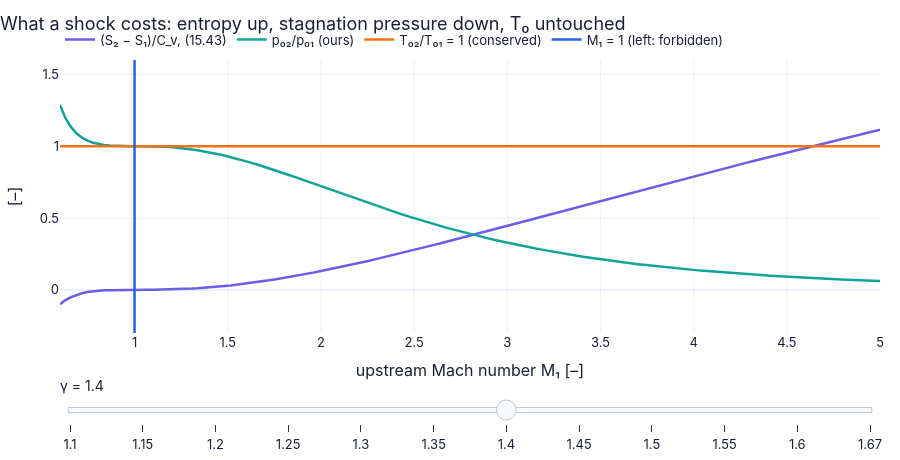

The notebook cell saved with this chart:
### Markdown cell above
**From scratch — three routes, one number.** The entropy change from the Ch. 1 formula (`TH`), the
stagnation-pressure ratio as a chain of three static/stagnation ratios, and $e^{-\Delta S/R}$: all equal the library's.

### Code cell
M1 = np.linspace(0.6, 5.0, 150)                              # upstream Mach numbers
gammas = [1.1, 1.15, 1.2, 1.25, 1.3, 1.35, 1.4, 1.45, 1.5, 1.55, 1.6, 5 / 3]                         # gamma slider
fig = slider_figure(lambda g: {"(S₂ − S₁)/C_v, (15.43)": (M1, GD.normal_shock_entropy(M1, g)),   # entropy jump
                               "p₀₂/p₀₁ (ours)": (M1, GD.normal_shock_stagnation_pressure_ratio(M1, g)),   # surviving stagnation pressure
                               "T₀₂/T₀₁ = 1 (conserved)": (M1, np.ones_like(M1)),   # flat: energy is conserved
                               "M₁ = 1 (left: forbidden)": ([1.0, 1.0], [-0.3, 1.6])},   # a vertical marker
                    "γ", gammas, xlabel="upstream Mach number M₁ [–]", ylabel="[–]",   # slider over gamma
                    title="What a shock costs: entropy up, stagnation pressure down, T₀ untouched", yrange=[-0.3, 1.6],   # the message
                    active=gammas.index(1.4))                # open on air, gamma = 1.4
fig.show()   # display

### Figure 1 — Plotly figure (JSON) as saved in the notebook; plotly's stock layout.template omitted (floating-point values rounded to 4 significant figures; data arrays with more than 128 entries replaced by an {"elided": "..."} marker saying what was removed)
{"data": [{"hovertemplate": "(S₂ − S₁)/C_v, (15.43): %{y:.4g}<extra>γ = 1.1 </extra>", "line": {"color": "#6c5ce7", "width": 2.5}, "mode": "lines", "name": "(S₂ − S₁)/C_v, (15.43)", "type": "scatter", "visible": false, "x": {"elided": "150 float values"}, "y": {"elided": "150 float values"}}, {"hovertemplate": "p₀₂/p₀₁ (ours): %{y:.4g}<extra>γ = 1.1 </extra>", "line": {"color": "#0fa39c", "width": 2.5}, "mode": "lines", "name": "p₀₂/p₀₁ (ours)", "type": "scatter", "visible": false, "x": {"elided": "150 float values"}, "y": {"elided": "150 float values"}}, {"hovertemplate": "T₀₂/T₀₁ = 1 (conserved): %{y:.4g}<extra>γ = 1.1 </extra>", "line": {"color": "#f97316", "width": 2.5}, "mode": "lines", "name": "T₀₂/T₀₁ = 1 (conserved)", "type": "scatter", "visible": false, "x": {"elided": "150 float values"}, "y": {"elided": "150 float values"}}, {"hovertemplate": "M₁ = 1 (left: forbidden): %{y:.4g}<extra>γ = 1.1 </extra>", "line": {"color": "#2563eb", "width": 2.5}, "mode": "lines", "name": "M₁ = 1 (left: forbidden)", "type": "scatter", "visible": false, "x": [1.0, 1.0], "y": [-0.3, 1.6]}, {"hovertemplate": "(S₂ − S₁)/C_v, (15.43): %{y:.4g}<extra>γ = 1.15 </extra>", "line": {"color": "#6c5ce7", "width": 2.5}, "mode": "lines", "name": "(S₂ − S₁)/C_v, (15.43)", "type": "scatter", "visible": false, "x": {"elided": "150 float values"}, "y": {"elided": "150 float values"}}, {"hovertemplate": "p₀₂/p₀₁ (ours): %{y:.4g}<extra>γ = 1.15 </extra>", "line": {"color": "#0fa39c", "width": 2.5}, "mode": "lines", "name": "p₀₂/p₀₁ (ours)", "type": "scatter", "visible": false, "x": {"elided": "150 float values"}, "y": {"elided": "150 float values"}}, {"hovertemplate": "T₀₂/T₀₁ = 1 (conserved): %{y:.4g}<extra>γ = 1.15 </extra>", "line": {"color": "#f97316", "width": 2.5}, "mode": "lines", "name": "T₀₂/T₀₁ = 1 (conserved)", "type": "scatter", "visible": false, "x": {"elided": "150 float values"}, "y": {"elided": "150 float values"}}, {"hovertemplate": "M₁ = 1 (left: forbidden): %{y:.4g}<extra>γ = 1.15 </extra>", "line": {"color": "#2563eb", "width": 2.5}, "mode": "lines", "name": "M₁ = 1 (left: forbidden)", "type": "scatter", "visible": false, "x": [1.0, 1.0], "y": [-0.3, 1.6]}, {"hovertemplate": "(S₂ − S₁)/C_v, (15.43): %{y:.4g}<extra>γ = 1.2 </extra>", "line": {"color": "#6c5ce7", "width": 2.5}, "mode": "lines", "name": "(S₂ − S₁)/C_v, (15.43)", "type": "scatter", "visible": false, "x": {"elided": "150 float values"}, "y": {"elided": "150 float values"}}, {"hovertemplate": "p₀₂/p₀₁ (ours): %{y:.4g}<extra>γ = 1.2 </extra>", "line": {"color": "#0fa39c", "width": 2.5}, "mode": "lines", "name": "p₀₂/p₀₁ (ours)", "type": "scatter", "visible": false, "x": {"elided": "150 float values"}, "y": {"elided": "150 float values"}}, {"hovertemplate": "T₀₂/T₀₁ = 1 (conserved): %{y:.4g}<extra>γ = 1.2 </extra>", "line": {"color": "#f97316", "width": 2.5}, "mode": "lines", "name": "T₀₂/T₀₁ = 1 (conserved)", "type": "scatter", "visible": false, "x": {"elided": "150 float values"}, "y": {"elided": "150 float values"}}, {"hovertemplate": "M₁ = 1 (left: forbidden): %{y:.4g}<extra>γ = 1.2 </extra>", "line": {"color": "#2563eb", "width": 2.5}, "mode": "lines", "name": "M₁ = 1 (left: forbidden)", "type": "scatter", "visible": false, "x": [1.0, 1.0], "y": [-0.3, 1.6]}, {"hovertemplate": "(S₂ − S₁)/C_v, (15.43): %{y:.4g}<extra>γ = 1.25 </extra>", "line": {"color": "#6c5ce7", "width": 2.5}, "mode": "lines", "name": "(S₂ − S₁)/C_v, (15.43)", "type": "scatter", "visible": false, "x": {"elided": "150 float values"}, "y": {"elided": "150 float values"}}, {"hovertemplate": "p₀₂/p₀₁ (ours): %{y:.4g}<extra>γ = 1.25 </extra>", "line": {"color": "#0fa39c", "width": 2.5}, "mode": "lines", "name": "p₀₂/p₀₁ (ours)", "type": "scatter", "visible": false, "x": {"elided": "150 float values"}, "y": {"elided": "150 float values"}}, {"hovertemplate": "T₀₂/T₀₁ = 1 (conserved): %{y:.4g}<extra>γ = 1.25 </extra>", "line": {"color": "#f97316", "width": 2.5}, "mode": "lines", "name": "T₀₂/T₀₁ = 1 (conserved)", "type": "scatter", "visible": false, "x": {"elided": "150 float values"}, "y": {"elided": "150 float values"}}, {"hovertemplate": "M₁ = 1 (left: forbidden): %{y:.4g}<extra>γ = 1.25 </extra>", "line": {"color": "#2563eb", "width": 2.5}, "mode": "lines", "name": "M₁ = 1 (left: forbidden)", "type": "scatter", "visible": false, "x": [1.0, 1.0], "y": [-0.3, 1.6]}, {"hovertemplate": "(S₂ − S₁)/C_v, (15.43): %{y:.4g}<extra>γ = 1.3 </extra>", "line": {"color": "#6c5ce7", "width": 2.5}, "mode": "lines", "name": "(S₂ − S₁)/C_v, (15.43)", "type": "scatter", "visible": false, "x": {"elided": "150 float values"}, "y": {"elided": "150 float values"}}, {"hovertemplate": "p₀₂/p₀₁ (ours): %{y:.4g}<extra>γ = 1.3 </extra>", "line": {"color": "#0fa39c", "width": 2.5}, "mode": "lines", "name": "p₀₂/p₀₁ (ours)", "type": "scatter", "visible": false, "x": {"elided": "150 float values"}, "y": {"elided": "150 float values"}}, {"hovertemplate": "T₀₂/T₀₁ = 1 (conserved): %{y:.4g}<extra>γ = 1.3 </extra>", "line": {"color": "#f97316", "width": 2.5}, "mode": "lines", "name": "T₀₂/T₀₁ = 1 (conserved)", "type": "scatter", "visible": false, "x": {"elided": "150 float values"}, "y": {"elided": "150 float values"}}, {"hovertemplate": "M₁ = 1 (left: forbidden): %{y:.4g}<extra>γ = 1.3 </extra>", "line": {"color": "#2563eb", "width": 2.5}, "mode": "lines", "name": "M₁ = 1 (left: forbidden)", "type": "scatter", "visible": false, "x": [1.0, 1.0], "y": [-0.3, 1.6]}, {"hovertemplate": "(S₂ − S₁)/C_v, (15.43): %{y:.4g}<extra>γ = 1.35 </extra>", "line": {"color": "#6c5ce7", "width": 2.5}, "mode": "lines", "name": "(S₂ − S₁)/C_v, (15.43)", "type": "scatter", "visible": false, "x": {"elided": "150 float values"}, "y": {"elided": "150 float values"}}, {"hovertemplate": "p₀₂/p₀₁ (ours): %{y:.4g}<extra>γ = 1.35 </extra>", "line": {"color": "#0fa39c", "width": 2.5}, "mode": "lines", "name": "p₀₂/p₀₁ (ours)", "type": "scatter", "visible": false, "x": {"elided": "150 float values"}, "y": {"elided": "150 float values"}}, {"hovertemplate": "T₀₂/T₀₁ = 1 (conserved): %{y:.4g}<extra>γ = 1.35 </extra>", "line": {"color": "#f97316", "width": 2.5}, "mode": "lines", "name": "T₀₂/T₀₁ = 1 (conserved)", "type": "scatter", "visible": false, "x": {"elided": "150 float values"}, "y": {"elided": "150 float values"}}, {"hovertemplate": "M₁ = 1 (left: forbidden): %{y:.4g}<extra>γ = 1.35 </extra>", "line": {"color": "#2563eb", "width": 2.5}, "mode": "lines", "name": "M₁ = 1 (left: forbidden)", "type": "scatter", "visible": false, "x": [1.0, 1.0], "y": [-0.3, 1.6]}, {"hovertemplate": "(S₂ − S₁)/C_v, (15.43): %{y:.4g}<extra>γ = 1.4 </extra>", "line": {"color": "#6c5ce7", "width": 2.5}, "mode": "lines", "name": "(S₂ − S₁)/C_v, (15.43)", "type": "scatter", "visible": true, "x": {"elided": "150 float values"}, "y": {"elided": "150 float values"}}, {"hovertemplate": "p₀₂/p₀₁ (ours): %{y:.4g}<extra>γ = 1.4 </extra>", "line": {"color": "#0fa39c", "width": 2.5}, "mode": "lines", "name": "p₀₂/p₀₁ (ours)", "type": "scatter", "visible": true, "x": {"elided": "150 float values"}, "y": {"elided": "150 float values"}}, {"hovertemplate": "T₀₂/T₀₁ = 1 (conserved): %{y:.4g}<extra>γ = 1.4 </extra>", "line": {"color": "#f97316", "width": 2.5}, "mode": "lines", "name": "T₀₂/T₀₁ = 1 (conserved)", "type": "scatter", "visible": true, "x": {"elided": "150 float values"}, "y": {"elided": "150 float values"}}, {"hovertemplate": "M₁ = 1 (left: forbidden): %{y:.4g}<extra>γ = 1.4 </extra>", "line": {"color": "#2563eb", "width": 2.5}, "mode": "lines", "name": "M₁ = 1 (left: forbidden)", "type": "scatter", "visible": true, "x": [1.0, 1.0], "y": [-0.3, 1.6]}, {"hovertemplate": "(S₂ − S₁)/C_v, (15.43): %{y:.4g}<extra>γ = 1.45 </extra>", "line": {"color": "#6c5ce7", "width": 2.5}, "mode": "lines", "name": "(S₂ − S₁)/C_v, (15.43)", "type": "scatter", "visible": false, "x": {"elided": "150 float values"}, "y": {"elided": "150 float values"}}, {"hovertemplate": "p₀₂/p₀₁ (ours): %{y:.4g}<extra>γ = 1.45 </extra>", "line": {"color": "#0fa39c", "width": 2.5}, "mode": "lines", "name": "p₀₂/p₀₁ (ours)", "type": "scatter", "visible": false, "x": {"elided": "150 float values"}, "y": {"elided": "150 float values"}}, {"hovertemplate": "T₀₂/T₀₁ = 1 (conserved): %{y:.4g}<extra>γ = 1.45 </extra>", "line": {"color": "#f97316", "width": 2.5}, "mode": "lines", "name": "T₀₂/T₀₁ = 1 (conserved)", "type": "scatter", "visible": false, "x": {"elided": "150 float values"}, "y": {"elided": "150 float values"}}, {"hovertemplate": "M₁ = 1 (left: forbidden): %{y:.4g}<extra>γ = 1.45 </extra>", "line": {"color": "#2563eb", "width": 2.5}, "mode": "lines", "name": "M₁ = 1 (left: forbidden)", "type": "scatter", "visible": false, "x": [1.0, 1.0], "y": [-0.3, 1.6]}, {"hovertemplate": "(S₂ − S₁)/C_v, (15.43): %{y:.4g}<extra>γ = 1.5 </extra>", "line": {"color": "#6c5ce7", "width": 2.5}, "mode": "lines", "name": "(S₂ − S₁)/C_v, (15.43)", "type": "scatter", "visible": false, "x": {"elided": "150 float values"}, "y": {"elided": "150 float values"}}, {"hovertemplate": "p₀₂/p₀₁ (ours): %{y:.4g}<extra>γ = 1.5 </extra>", "line": {"color": "#0fa39c", "width": 2.5}, "mode": "lines", "name": "p₀₂/p₀₁ (ours)", "type": "scatter", "visible": false, "x": {"elided": "150 float values"}, "y": {"elided": "150 float values"}}, {"hovertemplate": "T₀₂/T₀₁ = 1 (conserved): %{y:.4g}<extra>γ = 1.5 </extra>", "line": {"color": "#f97316", "width": 2.5}, "mode": "lines", "name": "T₀₂/T₀₁ = 1 (conserved)", "type": "scatter", "visible": false, "x": {"elided": "150 float values"}, "y": {"elided": "150 float values"}}, {"hovertemplate": "M₁ = 1 (left: forbidden): %{y:.4g}<extra>γ = 1.5 </extra>", "line": {"color": "#2563eb", "width": 2.5}, "mode": "lines", "name": "M₁ = 1 (left: forbidden)", "type": "scatter", "visible": false, "x": [1.0, 1.0], "y": [-0.3, 1.6]}, {"hovertemplate": "(S₂ − S₁)/C_v, (15.43): %{y:.4g}<extra>γ = 1.55 </extra>", "line": {"color": "#6c5ce7", "width": 2.5}, "mode": "lines", "name": "(S₂ − S₁)/C_v, (15.43)", "type": "scatter", "visible": false, "x": {"elided": "150 float values"}, "y": {"elided": "150 float values"}}, {"hovertemplate": "p₀₂/p₀₁ (ours): %{y:.4g}<extra>γ = 1.55 </extra>", "line": {"color": "#0fa39c", "width": 2.5}, "mode": "lines", "name": "p₀₂/p₀₁ (ours)", "type": "scatter", "visible": false, "x": {"elided": "150 float values"}, "y": {"elided": "150 float values"}}, {"hovertemplate": "T₀₂/T₀₁ = 1 (conserved): %{y:.4g}<extra>γ = 1.55 </extra>", "line": {"color": "#f97316", "width": 2.5}, "mode": "lines", "name": "T₀₂/T₀₁ = 1 (conserved)", "type": "scatter", "visible": false, "x": {"elided": "150 float values"}, "y": {"elided": "150 float values"}}, {"hovertemplate": "M₁ = 1 (left: forbidden): %{y:.4g}<extra>γ = 1.55 </extra>", "line": {"color": "#2563eb", "width": 2.5}, "mode": "lines", "name": "M₁ = 1 (left: forbidden)", "type": "scatter", "visible": false, "x": [1.0, 1.0], "y": [-0.3, 1.6]}, {"hovertemplate": "(S₂ − S₁)/C_v, (15.43): %{y:.4g}<extra>γ = 1.6 </extra>", "line": {"color": "#6c5ce7", "width": 2.5}, "mode": "lines", "name": "(S₂ − S₁)/C_v, (15.43)", "type": "scatter", "visible": false, "x": {"elided": "150 float values"}, "y": {"elided": "150 float values"}}, {"hovertemplate": "p₀₂/p₀₁ (ours): %{y:.4g}<extra>γ = 1.6 </extra>", "line": {"color": "#0fa39c", "width": 2.5}, "mode": "lines", "name": "p₀₂/p₀₁ (ours)", "type": "scatter", "visible": false, "x": {"elided": "150 float values"}, "y": {"elided": "150 float values"}}, {"hovertemplate": "T₀₂/T₀₁ = 1 (conserved): %{y:.4g}<extra>γ = 1.6 </extra>", "line": {"color": "#f97316", "width": 2.5}, "mode": "lines", "name": "T₀₂/T₀₁ = 1 (conserved)", "type": "scatter", "visible": false, "x": {"elided": "150 float values"}, "y": {"elided": "150 float values"}}, {"hovertemplate": "M₁ = 1 (left: forbidden): %{y:.4g}<extra>γ = 1.6 </extra>", "line": {"color": "#2563eb", "width": 2.5}, "mode": "lines", "name": "M₁ = 1 (left: forbidden)", "type": "scatter", "visible": false, "x": [1.0, 1.0], "y": [-0.3, 1.6]}, {"hovertemplate": "(S₂ − S₁)/C_v, (15.43): %{y:.4g}<extra>γ = 1.67 </extra>", "line": {"color": "#6c5ce7", "width": 2.5}, "mode": "lines", "name": "(S₂ − S₁)/C_v, (15.43)", "type": "scatter", "visible": false, "x": {"elided": "150 float values"}, "y": {"elided": "150 float values"}}, {"hovertemplate": "p₀₂/p₀₁ (ours): %{y:.4g}<extra>γ = 1.67 </extra>", "line": {"color": "#0fa39c", "width": 2.5}, "mode": "lines", "name": "p₀₂/p₀₁ (ours)", "type": "scatter", "visible": false, "x": {"elided": "150 float values"}, "y": {"elided": "150 float values"}}, {"hovertemplate": "T₀₂/T₀₁ = 1 (conserved): %{y:.4g}<extra>γ = 1.67 </extra>", "line": {"color": "#f97316", "width": 2.5}, "mode": "lines", "name": "T₀₂/T₀₁ = 1 (conserved)", "type": "scatter", "visible": false, "x": {"elided": "150 float values"}, "y": {"elided": "150 float values"}}, {"hovertemplate": "M₁ = 1 (left: forbidden): %{y:.4g}<extra>γ = 1.67 </extra>", "line": {"color": "#2563eb", "width": 2.5}, "mode": "lines", "name": "M₁ = 1 (left: forbidden)", "type": "scatter", "visible": false, "x": [1.0, 1.0], "y": [-0.3, 1.6]}], "layout": {"colorway": ["#6c5ce7", "#0fa39c", "#f97316", "#2563eb", "#e11d6a", "#d97706"], "font": {"color": "#1a1f36", "family": "Inter, -apple-system, Segoe UI, Roboto, sans-serif", "size": 13}, "height": 460, "hovermode": "x unified", "legend": {"orientation": "h", "x": 0, "xanchor": "left", "y": 1.02, "yanchor": "bottom"}, "margin": {"b": 90, "l": 60, "r": 20, "t": 60}, "sliders": [{"active": 6, "currentvalue": {"font": {"size": 14}, "prefix": "γ = ", "suffix": " "}, "pad": {"t": 40}, "steps": [{"args": [{"visible": [true, true, true, true, false, false, false, false, false, false, false, false, false, false, false, false, false, false, false, false, false, false, false, false, false, false, false, false, false, false, false, false, false, false, false, false, false, false, false, false, false, false, false, false, false, false, false, false]}], "label": "1.1", "method": "update"}, {"args": [{"visible": [false, false, false, false, true, true, true, true, false, false, false, false, false, false, false, false, false, false, false, false, false, false, false, false, false, false, false, false, false, false, false, false, false, false, false, false, false, false, false, false, false, false, false, false, false, false, false, false]}], "label": "1.15", "method": "update"}, {"args": [{"visible": [false, false, false, false, false, false, false, false, true, true, true, true, false, false, false, false, false, false, false, false, false, false, false, false, false, false, false, false, false, false, false, false, false, false, false, false, false, false, false, false, false, false, false, false, false, false, false, false]}], "label": "1.2", "method": "update"}, {"args": [{"visible": [false, false, false, false, false, false, false, false, false, false, false, false, true, true, true, true, false, false, false, false, false, false, false, false, false, false, false, false, false, false, false, false, false, false, false, false, false, false, false, false, false, false, false, false, false, false, false, false]}], "label": "1.25", "method": "update"}, {"args": [{"visible": [false, false, false, false, false, false, false, false, false, false, false, false, false, false, false, false, true, true, true, true, false, false, false, false, false, false, false, false, false, false, false, false, false, false, false, false, false, false, false, false, false, false, false, false, false, false, false, false]}], "label": "1.3", "method": "update"}, {"args": [{"visible": [false, false, false, false, false, false, false, false, false, false, false, false, false, false, false, false, false, false, false, false, true, true, true, true, false, false, false, false, false, false, false, false, false, false, false, false, false, false, false, false, false, false, false, false, false, false, false, false]}], "label": "1.35", "method": "update"}, {"args": [{"visible": [false, false, false, false, false, false, false, false, false, false, false, false, false, false, false, false, false, false, false, false, false, false, false, false, true, true, true, true, false, false, false, false, false, false, false, false, false, false, false, false, false, false, false, false, false, false, false, false]}], "label": "1.4", "method": "update"}, {"args": [{"visible": [false, false, false, false, false, false, false, false, false, false, false, false, false, false, false, false, false, false, false, false, false, false, false, false, false, false, false, false, true, true, true, true, false, false, false, false, false, false, false, false, false, false, false, false, false, false, false, false]}], "label": "1.45", "method": "update"}, {"args": [{"visible": [false, false, false, false, false, false, false, false, false, false, false, false, false, false, false, false, false, false, false, false, false, false, false, false, false, false, false, false, false, false, false, false, true, true, true, true, false, false, false, false, false, false, false, false, false, false, false, false]}], "label": "1.5", "method": "update"}, {"args": [{"visible": [false, false, false, false, false, false, false, false, false, false, false, false, false, false, false, false, false, false, false, false, false, false, false, false, false, false, false, false, false, false, false, false, false, false, false, false, true, true, true, true, false, false, false, false, false, false, false, false]}], "label": "1.55", "method": "update"}, {"args": [{"visible": [false, false, false, false, false, false, false, false, false, false, false, false, false, false, false, false, false, false, false, false, false, false, false, false, false, false, false, false, false, false, false, false, false, false, false, false, false, false, false, false, true, true, true, true, false, false, false, false]}], "label": "1.6", "method": "update"}, {"args": [{"visible": [false, false, false, false, false, false, false, false, false, false, false, false, false, false, false, false, false, false, false, false, false, false, false, false, false, false, false, false, false, false, false, false, false, false, false, false, false, false, false, false, false, false, false, false, true, true, true, true]}], "label": "1.67", "method": "update"}]}], "title": {"text": "What a shock costs: entropy up, stagnation pressure down, T₀ untouched", "x": 0}, "xaxis": {"range": [0.6, 5.0], "title": {"text": "upstream Mach number M₁ [–]"}}, "yaxis": {"range": [-0.3, 1.6], "title": {"text": "[–]"}}}}
